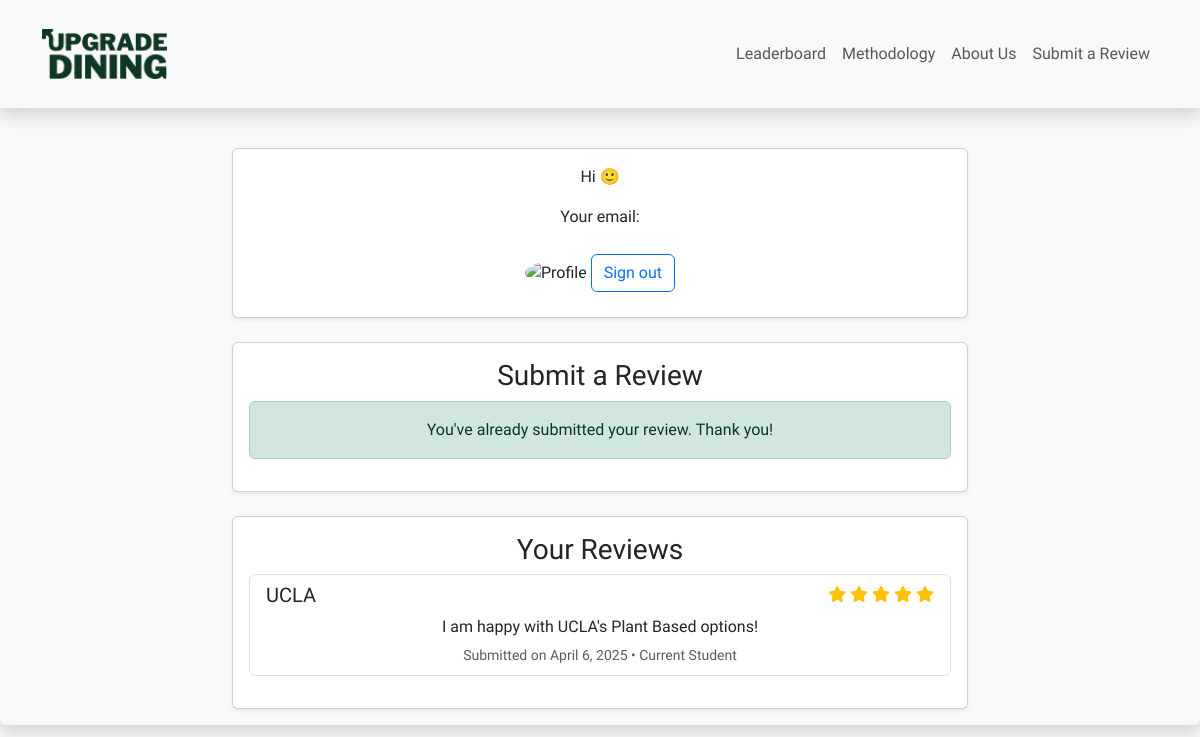
/profile/ (signed in), run on the app's committed database.
### leaderboard/models.py (models this page shows, shortened)
class Review(models.Model):
    user = models.ForeignKey(User, on_delete=models.CASCADE) #each review is associated with a user.
    university = models.ForeignKey(University, on_delete=models.CASCADE)  # each review is associated with a university
    review_text = models.TextField()
    stars = models.IntegerField(
        validators=[MinValueValidator(1), MaxValueValidator(5)]
    )
    name_permission=models.BooleanField(default=True)
    photo_permission=models.BooleanField(default=True)
    created_at = models.DateTimeField(auto_now_add=True)
    approved=models.BooleanField(default=True) #eventually will only display and account for approved reviews.
    ROLE_CHOICES = [
        ('student', 'Current Student'),
        ('alumni', 'Alumni'),
        ('faculty', 'Faculty/Staff'),
        ('other', 'Other'),
    ]
    role = models.CharField(
        max_length=20,
        choices=ROLE_CHOICES,
        verbose_name="Your Connection to the University"
    )

class University(models.Model):
    fullname=models.CharField(max_length=255)
    overallScore=models.IntegerField(default=0)
    overallGrade=models.CharField(max_length=255, default='B')
    detailsOverview=models.TextField(default='Details Overview Goes Here')
    animal_based_percentage = models.FloatField(null=True, blank=True, default=79)  # 0-100%
    formal_commitments = models.FloatField(null=True, blank=True, default=0)  # 0, 1, 2, 3
    transition_provider = models.BooleanField(default=False)
    vegan_meals = models.FloatField(null=True, blank=True, default=0)  # vegan meals per average dinner day, 0-3+
    sustainable_page = models.BooleanField(default=False)
    default_veg_program = models.IntegerField(null=True, blank=True, default=0)  # 0(never), 1(piloted), 2(currently implemented)
    culinary_training = models.IntegerField(null=True, blank=True, default=0)  # 0(never), 1(past), 2(recent- past 2 years)
    recent_changes = models.IntegerField(null=True, blank=True, default=0) #0(none), 1(minor), 2(major)
    plant_breakfast_options = models.FloatField(null=True, blank=True, default=0)  # 0-5+
    student_satisfaction = models.IntegerField(null=True, blank=True, default=0)  # 0 (no survey data), 1(mixed/negative), 2(positive)
    plant_desserts = models.IntegerField(null=True, blank=True, default=0)  # 0- never, 1-occasionally , 2- always
    salad_protein = models.FloatField(null=True, blank=True, default=0)  # 0-4+
    promotional_materials = models.BooleanField(default=False)
    sustainability_guidebook = models.BooleanField(default=False)
    labeling = models.FloatField(null=True, blank=True, default=0)  # 0- no labeling, 1- inconsistent, 2- clear and consistent
    naming = models.FloatField(null=True, blank=True, default=0)  # 0, 1, 2
    meatless_monday = models.IntegerField(null=True, blank=True, default=0)  # 0, 1, 2

### leaderboard/views.py (the view)
# urls.py: path('profile/', views.profile_view, name='profile'),
def profile_view(request):
    if not request.user.is_authenticated:
        return redirect('login')
    already_submitted = Review.objects.filter(user=request.user).exists()
    if request.method == 'POST' and not already_submitted:
        form = ReviewForm(request.POST)
        if form.is_valid():
            review = form.save(commit=False)
            review.user = request.user
            review.save()
            return redirect('profile')  # Replace with your success URL
    else:
        form = ReviewForm() if not already_submitted else None
    user_reviews = Review.objects.filter(user=request.user).order_by('-created_at')
    return render(request, 'profile.html', {
        'form': form,
        'already_submitted': already_submitted,
        'user_reviews': user_reviews
    })

### leaderboard/templates/profile.html (shortened to what this page needs)
{% extends 'master.html' %}
{% block content %}
<div class="container mt-4">
  <div class="row">
    <div class="col-md-8 mx-auto">
      <div class="card mb-4 shadow-sm">
        <div class="card-body">
            <p>Hi {{ user.first_name }} 🙂</p>
            <p>Your email: {{ user.email }}</p>
            {% with user.socialaccount_set.all.0 as social_account %}
              <img src="{{ social_account.extra_data.picture }}"
                   alt="Profile"
                   class="img-fluid rounded-circle my-3"
                   width="100" height="100">
            {% endwith %}
            <a href="{% url 'account_logout' %}" class="btn btn-outline-primary">
              Sign out
            </a>
            </div>
      </div>
      <div class="card mb-4 shadow-sm">
        <div class="card-body">
          <h3 class="card-title">Submit a Review</h3>
          {% if already_submitted %}
            <div class="alert alert-success">
              You've already submitted your review. Thank you!
            </div>
          {% endif %}
        </div>
      </div>
      <div class="card shadow-sm">
        <div class="card-body">
          <h3 class="card-title">Your Reviews</h3>
          {% if user_reviews %}
            <div class="list-group">
              {% for review in user_reviews %}
              <div class="list-group-item mb-3">
                <div class="d-flex justify-content-between">
                  <h5>{{ review.university.fullname }}</h5>
                  <div class="text-warning">
                    {% for i in "12345" %}
                      {% if forloop.counter <= review.stars %}
                        <i class="fas fa-star"></i>
                      {% else %}
                        <i class="far fa-star"></i>
                      {% endif %}
                    {% endfor %}
                  </div>
                </div>
                <p class="mb-1">{{ review.review_text }}</p>
                <small class="text-muted">
                  Submitted on {{ review.created_at|date:"F j, Y" }} •
                  {{ review.get_role_display }}
                </small>
              </div>
              {% endfor %}
            </div>
          {% else %}
            <p class="text-muted">You haven't submitted any reviews yet.</p>
          {% endif %}
        </div>
      </div>
    </div>
  </div>
</div>
{% endblock %}

### leaderboard/templates/master.html (style rules this page uses)
body { font-family: 'Libre Franklin', sans-serif; background-color: #f8f9fa; }

### data on the page
Review: university.fullname "UCLA", stars 5 (drawn), review_text "I am happy with UCLA's Plant Based options!", created_at "April 6, 2025", role "Current Student"
